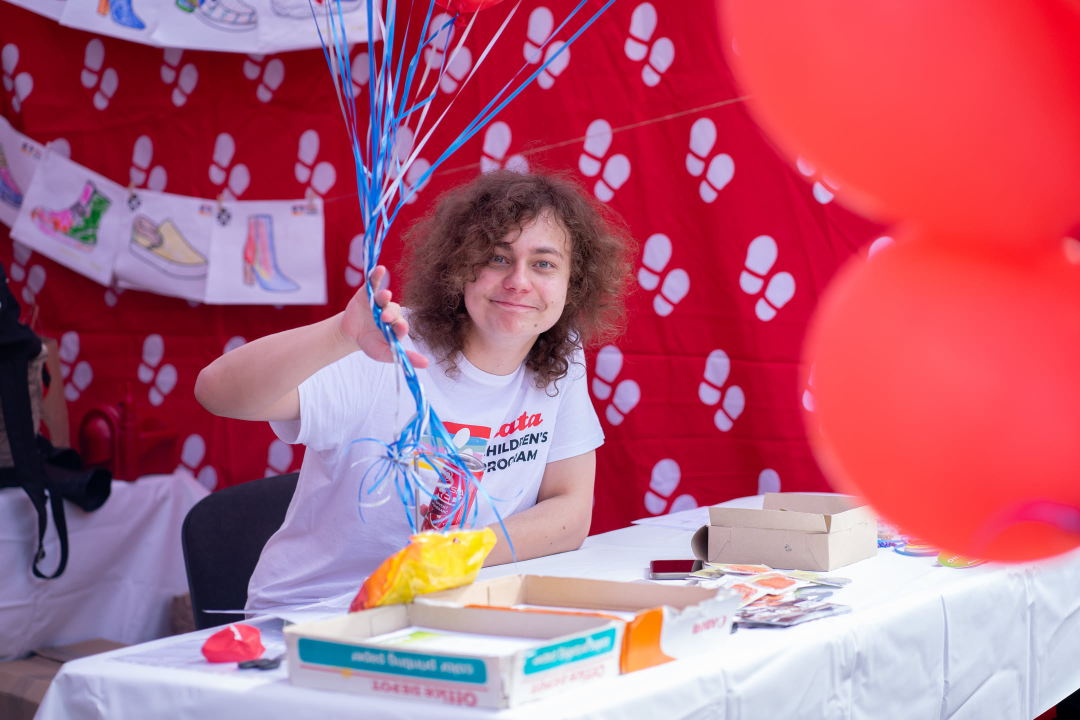
#> input picture CV/DSC05851_preview.jpeg, 2160 x 1440 px, found by its file name (shown at 1/2 size)
$ python crop_photo.py
#> lines starting #> are read from the running program, lines starting #| are printed output that depends on the picture
"""
Crop DSC05851_preview.jpeg into a circular 500x500 headshot.
The face is described as being in the upper-center-left area with balloons.
"""

from PIL import Image, ImageDraw

# Open the image
img_path = "rendercv_output/DSC05851_preview.jpeg"
img = Image.open(img_path)
#> img is the input picture: PIL image 2160x1440 RGB; mean R, G, B 180.6, 98.8, 122.2
print(f"Original size: {img.size}")  # 2160 x 1440
#| Original size: (2160, 1440)

# The image is 2160x1440 (landscape).
# Face is described as "upper-center-left" area.
# Let's center the crop around the face with some breathing room.
# Guessing face center at roughly (x=850, y=520) based on "upper-center-left"
# in a 2160x1440 image.

# Square crop size - leave breathing room around the face
crop_size = 800  # square side length

# Center of the crop (adjust these if the face isn't centered)
center_x = 850
center_y = 520

# Calculate crop box
left = center_x - crop_size // 2
top = center_y - crop_size // 2
right = left + crop_size
bottom = top + crop_size

print(f"Crop box: left={left}, top={top}, right={right}, bottom={bottom}")

# Crop to square
cropped = img.crop((left, top, right, bottom))
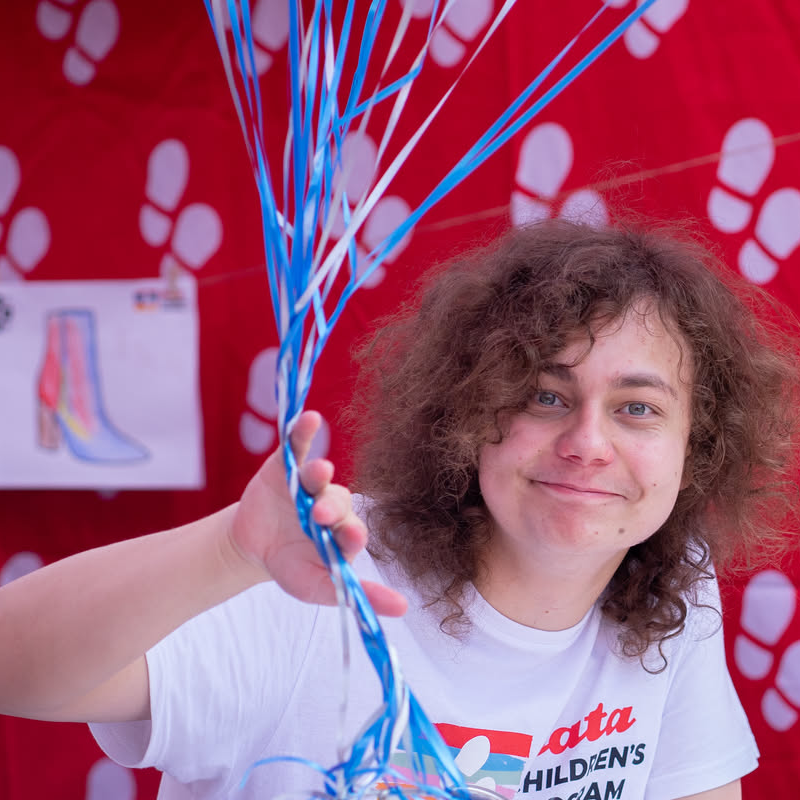
#> cropped: PIL image 800x800 RGB; mean R, G, B 155.9, 91.8, 122.2
print(f"Cropped size: {cropped.size}")
#| Cropped size: (800, 800)

# Resize to 500x500
resized = cropped.resize((500, 500), Image.LANCZOS)
print(f"Resized to: {resized.size}")
#| Resized to: (500, 500)

# Create circular mask
mask = Image.new("L", (500, 500), 0)
#> mask: PIL image 500x500 L; every value is 0
draw = ImageDraw.Draw(mask)
draw.ellipse((0, 0, 500, 500), fill=255)

# Apply mask and save as PNG with alpha
output = Image.new("RGBA", (500, 500), (0, 0, 0, 0))
#> output: PIL image 500x500 RGBA; every value is 0
output.paste(resized, (0, 0), mask)
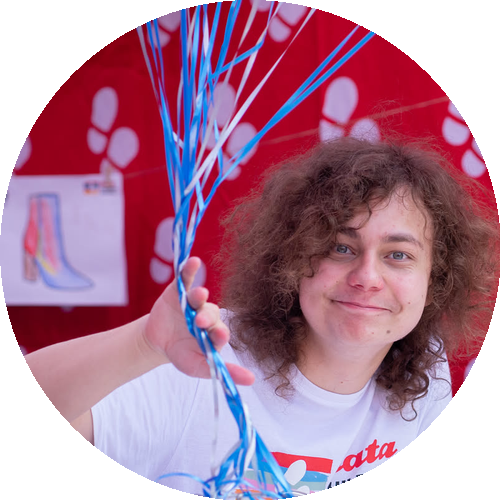
#> output: PIL image 500x500 RGBA; mean R, G, B, A 121.6, 76.2, 99.6, 200.9; transparent parts drawn white

output_path = "profile_photo.png"
output.save(output_path)
print(f"Saved to: {output_path}")
print("Done!")
